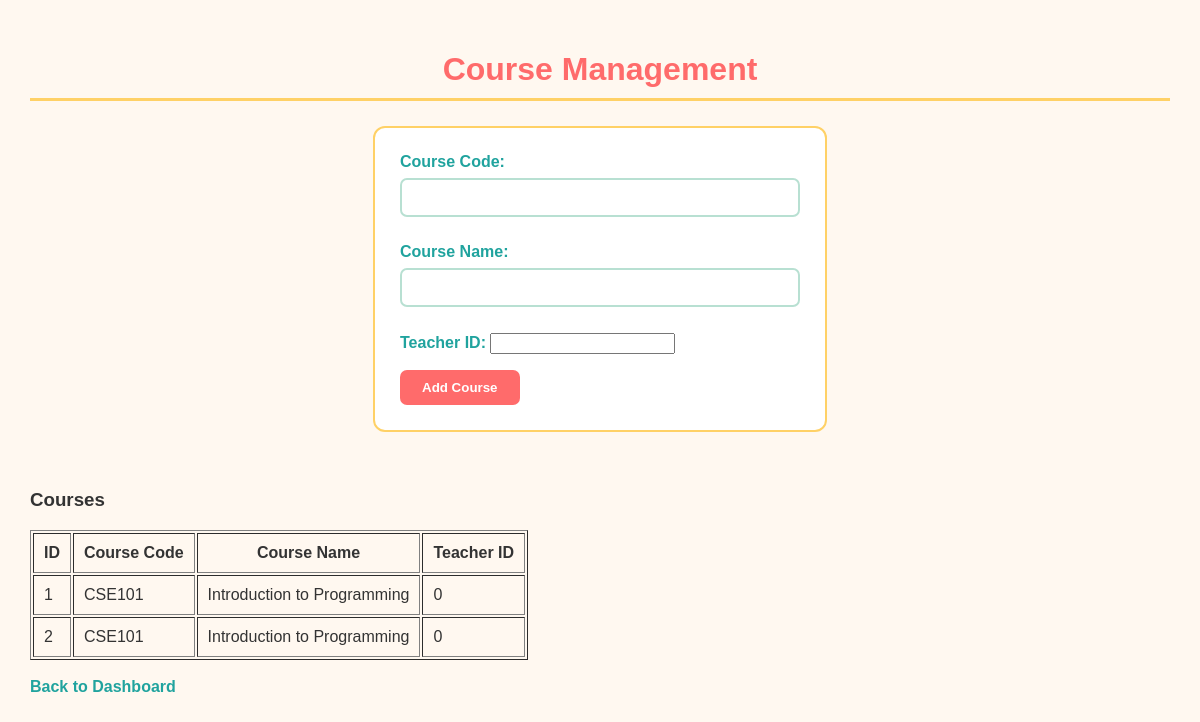
Screenshot of /admin/view/admin/course-management.php (signed in) with the database file from the repository.
### tables this page shows
CREATE TABLE `courses` (
  `id` int(11) NOT NULL,
  `course_code` varchar(20) NOT NULL,
  `course_name` varchar(100) NOT NULL,
  `teacher_id` int(11) NOT NULL
);

### admin/model/course.php (called while the page is built, shortened)
<?php
require_once __DIR__ . '/../../model/dbConnect.php';
function getAllCourses()
{
    global $conn;
    $sql = "SELECT id, course_code, course_name, teacher_id
            FROM courses";
    $result = mysqli_query($conn, $sql);
    $courses = array();
    if ($result) {
        while ($row = mysqli_fetch_assoc($result)) {
            $courses[] = $row;
        }
    }
    return $courses;
}
?>

### admin/controller/AdminController.php (called while the page is built, shortened)
<?php
require_once __DIR__ . '/../model/user.php';
require_once __DIR__ . '/../model/course.php';
class AdminController
{
    public function courses()
    {
        return getAllCourses();
    }
}
?>

### admin/view/admin/course-management.php (the view, shortened to what this page needs)
<?php
require_once '../../controller/AdminController.php';
$code = "";
$name = "";
$teacher = "";
$admin = new AdminController();
$courses = $admin->courses();
?>
<!DOCTYPE html>
<html>
<head>
    <link rel="stylesheet" href="/cms/style.css">
</head>
<body>
    <h1>Course Management</h1>
    <hr>
    <form
        method="post"
        action="course-management.php"
        onsubmit="return validateCourseForm(this)"
        novalidate
    >
        <label for="code">
            Course Code:
        </label>
        <input
            type="text"
            name="code"
            id="code"
            value="<?php echo htmlspecialchars($code); ?>"
        >
        <br>
        <label for="name">
            Course Name:
        </label>
        <input
            type="text"
            name="name"
            id="name"
            value="<?php echo htmlspecialchars($name); ?>"
        >
        <br>
        <label for="teacher">
            Teacher ID:
        </label>
        <input
            type="number"
            name="teacher"
            id="teacher"
            value="<?php echo htmlspecialchars($teacher); ?>"
        >
        <br>
        <input
            type="submit"
            name="addCourse"
            value="Add Course"
        >
    </form>
    <br>
    <h3>Courses</h3>
    <table border="1" cellpadding="10">
        <tr>
            <th>ID</th>
            <th>Course Code</th>
            <th>Course Name</th>
            <th>Teacher ID</th>
        </tr>
        <?php
        foreach ($courses as $course) {
            echo "<tr>";
            echo "<td>"
                . htmlspecialchars($course['id'])
                . "</td>";
            echo "<td>"
                . htmlspecialchars($course['course_code'])
                . "</td>";
            echo "<td>"
                . htmlspecialchars($course['course_name'])
                . "</td>";
            echo "<td>"
                . htmlspecialchars($course['teacher_id'])
                . "</td>";
            echo "</tr>";
        }
        ?>
    </table>
    <br>
    <a href="dashboard.php">
        Back to Dashboard
    </a>
</body>
</html>

### style.css (style rules this page uses)
body { font-family: Arial; background-color: #fff8f0; margin: 0; padding: 30px; color: #333333; }
h1 { text-align: center; color: #ff6b6b; margin-bottom: 10px; }
hr { border: 0; height: 3px; background-color: #ffd166; margin-bottom: 25px; }
form { width: 400px; margin: 20px auto; padding: 25px; background-color: white; border: 2px solid #ffd166; border-radius: 12px; }
label { font-weight: bold; color: #20a39e; }
input[type="text"], input[type="email"], input[type="password"], select, textarea { width: 100%; padding: 10px; margin-top: 7px; margin-bottom: 10px; border: 2px solid #b8e0d2; border-radius: 7px; box-sizing: border-box; }
input[type="submit"] { background-color: #ff6b6b; color: white; padding: 10px 22px; border: none; border-radius: 7px; cursor: pointer; font-weight: bold; }
a { color: #20a39e; text-decoration: none; font-weight: bold; }

### rows the page displays
courses: id "1", course_code "CSE101", course_name "Introduction to Programming", teacher "0"
courses: id "2", course_code "CSE101", course_name "Introduction to Programming", teacher "0"
